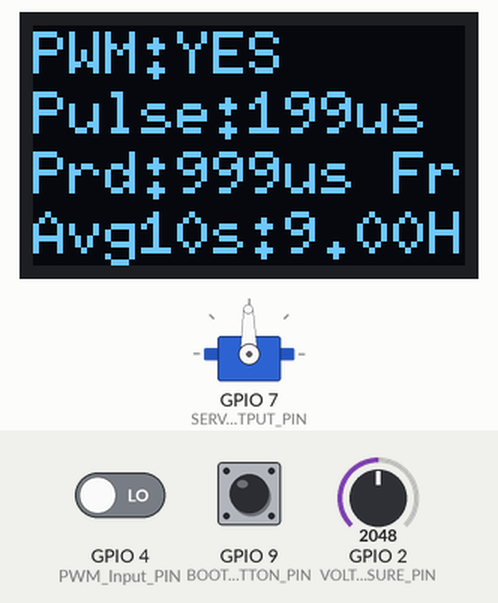
Bench run of a program on a simulated ESP32-C3. Shown: servo, 72×40 one-colour display. The test bench sets the inputs (shaded band); at power-on: GPIO 9 (BOOT_BUTTON_PIN) HIGH, GPIO 4 (PWM_Input_PIN) LOW, GPIO 2 (VOLTAGE_MEASURE_PIN) = 2048. Servo pulses on a pin are drawn as a servo (544–2400 µs = 0–180°); what the program prints to the serial monitor is not drawn.

Above: at 1.4 s.
At 2.5 s:
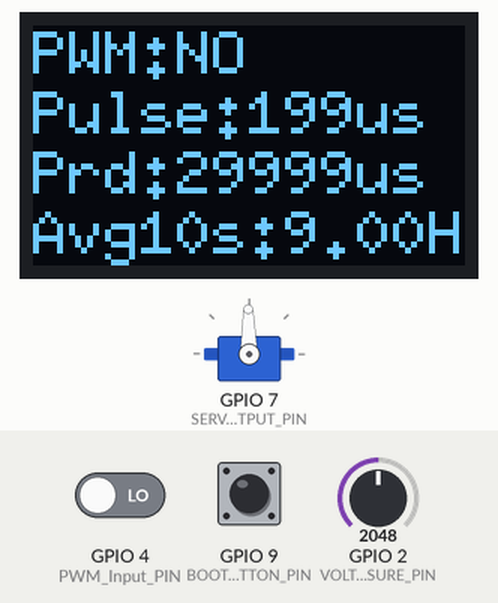
2.6 s: GPIO 9 (BOOT_BUTTON_PIN) pulled LOW for 0.15 s
4.4 s: GPIO 4 (PWM_Input_PIN) driven HIGH
At 5.16 s:
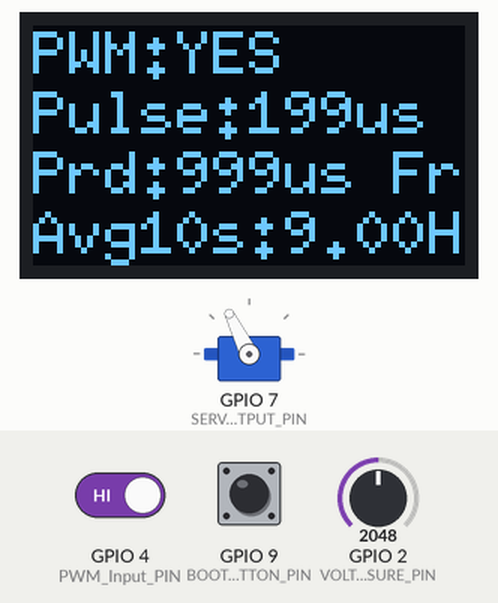
6.5 s: GPIO 4 (PWM_Input_PIN) driven LOW
At 7.0 s:
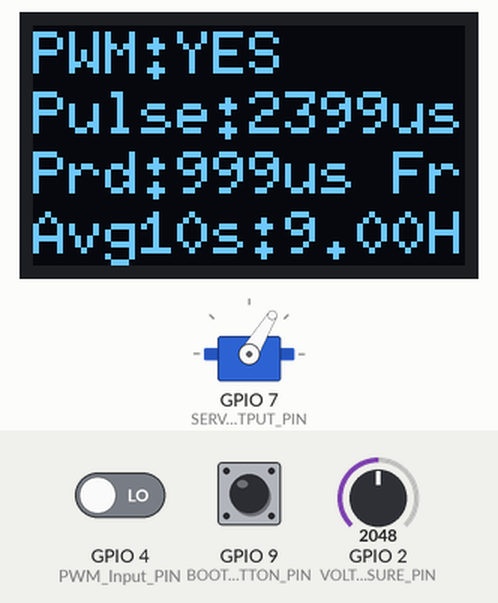
8.1 s: GPIO 9 (BOOT_BUTTON_PIN) pulled LOW for 1 s
10.6 s: GPIO 9 (BOOT_BUTTON_PIN) pulled LOW for 0.15 s
13.7 s: GPIO 4 (PWM_Input_PIN) driven HIGH
At 14.21 s:
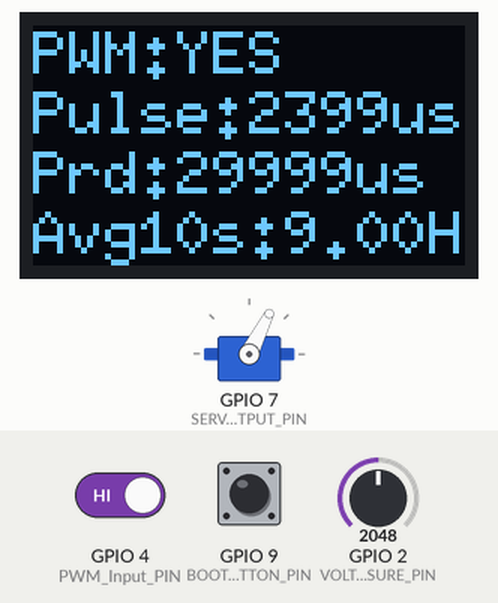
Timing chart, 0 to 17.7 s (numbered marks = the images above; inputs shaded):
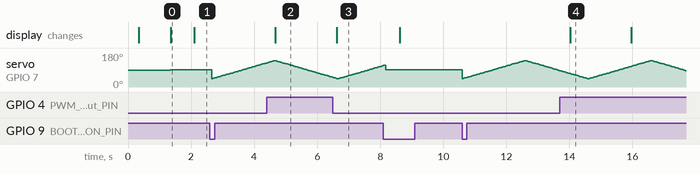

Measured:
- after the input at 4.4 s, the display: changes after 0.28 s (image 2)
- after the input at 6.5 s, the display: changes after 0.13 s (image 3)
- after the input at 13.7 s, the display: changes after 0.32 s (image 4)
- what the display in image 0 shows lasts 0.7 s, from 1.4 s to 2.1 s

The program:

main.cpp
```cpp
#include <Arduino.h>
#include <Wire.h>
#include "esp_timer.h"
#include <deque>

// Board used: Abrobot ESP32-C3 with tiny OLED https://www.espboards.dev/esp32/esp32-c3-oled-042/
//             or Seeed Xiao ESP32 C3 with Adafruit_SSD1306 display
//
// Define the board in platformio.ini to select the correct display library and pin definitions
// [e.g., env:esp32-c3-Abrobot-OLED or env:esp32-c3-Seeed_Xiao]

#define SERVO_PWM_FREQ 50 // 50 Hz servo frequency
#define SERVO_PERIOD_US 20000 // 20ms period for 50Hz (1000000/50)
#define SERVO_MIN_PULSE 1000 // minimum pulse width in microseconds
#define SERVO_CENTER_PULSE 1500 // center position in microseconds
#define SERVO_MAX_PULSE 2000 // maximum pulse width in microseconds
#define SERVO_SWEEP_TIME_MS 2000 // 2 seconds for full sweep
#define BOOT_BUTTON_PIN 9 // ESP32-C3 boot button pin
//#define SCREEN_WIDTH 72
//#define SCREEN_HEIGHT 40
#define OLED_ADDR 0x3C
#define VOLTAGE_MEASURE_RATE_HZ 4 // 4 Hz measurement rate
#define VOLTAGE_DIVIDER_RATIO 3.6f // voltage divider ratio for A2 adjust this based on your resistor values and measurement


#ifdef SeeedXiao // Seeed Xiao ESP32 C3 with Adafruit_SSD1306 display
  #include <Adafruit_GFX.h>
  #include <Adafruit_SSD1306.h>
  #define WIRE Wire
  #define SDA 9
  #define SCL 10
  #define SCREEN_WIDTH 128 // OLED display width, in pixels
  #define SCREEN_HEIGHT 64 // OLED display height, in pixels
  #define PWM_Input_PIN 4 // default input pin for servo signal (change as needed)
  #define VOLTAGE_MEASURE_PIN A2 // analog input for voltage measurement
  #define SERVO_OUTPUT_PIN 7 // PWM output pin for servo control
  // Derived class to add drawStr clearbuffer sendBuffer member functions
  class MyDisplay : public Adafruit_SSD1306 {
  public:
    MyDisplay(uint16_t w, uint16_t h) : Adafruit_SSD1306(w, h) {}
      void drawStr(uint8_t hor, uint8_t ver, const char * str) {
      setCursor(hor, ver);
      print(str);
    }
    void clearBuffer(void) {
      clearDisplay();
    }
    void sendBuffer(void) {
      display();
    }
  };
  MyDisplay display = MyDisplay(128, 64);
#endif


#ifdef Abrobot
  #include <U8g2lib.h>
  #define SDA 5
  #define SCL 6
  #define SCREEN_WIDTH 72  // OLED display width, in pixels
  #define SCREEN_HEIGHT 40 // OLED display height, in pixels
  #define PWM_Input_PIN 4 // default input pin for servo signal (change as needed)
  #define VOLTAGE_MEASURE_PIN A2 // analog input for voltage measurement
  #define SERVO_OUTPUT_PIN 7 // PWM output pin for servo control
// Use this constructor for Abrobot Display
  U8G2_SH1106_72X40_WISE_F_HW_I2C display(U8G2_R0, U8X8_PIN_NONE, SCL, SDA);
#endif


portMUX_TYPE mux = portMUX_INITIALIZER_UNLOCKED;

volatile int64_t lastRising = 0;     // timestamp of last rising edge (us)
volatile int64_t lastPeriod = 0;     // period between last two rising edges (us)
volatile int64_t lastPulseWidth = 0; // last measured pulse width (us)
volatile int64_t sawSignalLast = 0;   // timestamp of last sawSignal (us)

// Samples of (timestamp_us, period_us) for last 60 seconds
std::deque<std::pair<int64_t,int64_t>> periodSamples;
int64_t lastLoggedPeriod = 0;

// Voltage measurement variables
volatile float lastMeasuredVoltage = 0.0f;
int64_t lastVoltageMeasureTime = 0;
int64_t voltageMeasureInterval = 1000000LL / VOLTAGE_MEASURE_RATE_HZ; // microseconds between measurements

// Servo output variables
int servoMode = 1; // 1 = fixed center, 2 = sweep
volatile int servoPulseWidth = SERVO_CENTER_PULSE; // current servo pulse width in microseconds
int64_t lastBootButtonCheck = 0;
int64_t bootButtonCheckInterval = 100000LL; // 100ms debounce interval
bool lastBootButtonState = HIGH;
int64_t servoSweepStartTime = 0;

// Print buffer
#define printBufSize 200
char printBuf[printBufSize ]="";

void IRAM_ATTR signal_isr() {   // interrupt service routine to measure PWM period and PWM Pulse high width
  int level = digitalRead(PWM_Input_PIN);
  int64_t now = esp_timer_get_time();
  portENTER_CRITICAL_ISR(&mux);
  if (level == HIGH) {
    if (lastRising != 0) {
      lastPeriod = now - lastRising;    // lastPeriod is the time between last two rising edges = result(period)
    }
    lastRising = now;
    sawSignalLast = now;
  } else {
    // falling edge -> pulse width
    if (lastRising != 0) {
      lastPulseWidth = now - lastRising; // lastPulseWidth is the time between rising and falling edge = result(pulse width)
      sawSignalLast = now;
    }
  }
  portEXIT_CRITICAL_ISR(&mux);
}

float measureVoltage() {
  // Read ADC value from pin A2 (0-4095 for ESP32)
  int rawValue = analogRead(VOLTAGE_MEASURE_PIN);
  // ESP32 uses 12-bit ADC, full scale is typically 3.3V (or higher with attenuation)
  // Convert to voltage: rawValue / 4095 * 3.3V * voltage_divider_ratio
  float voltage = (rawValue / 4095.0f) * 3.3f * VOLTAGE_DIVIDER_RATIO;
  return voltage;
}

void updateServoOutput() {
  // Calculate servo pulse width based on mode
  int64_t now = esp_timer_get_time();

  if (servoMode == 1) {
    // Mode 1: Fixed center position (1500us)
    servoPulseWidth = SERVO_CENTER_PULSE;
  } else if (servoMode == 2) {
    // Mode 2: Sweep from 1000us to 2000us and back in 2 seconds
    int64_t elapsedMs = (now - servoSweepStartTime) / 1000LL;
    int64_t sweepCycleMs = SERVO_SWEEP_TIME_MS * 2; // up and down = 2 cycles
    int64_t positionInCycle = elapsedMs % sweepCycleMs;

    if (positionInCycle < SERVO_SWEEP_TIME_MS) {
      // Sweep up from MIN to MAX
      float progress = (float)positionInCycle / (float)SERVO_SWEEP_TIME_MS;
      servoPulseWidth = SERVO_MIN_PULSE + (int)(progress * (SERVO_MAX_PULSE - SERVO_MIN_PULSE));
    } else {
      // Sweep down from MAX to MIN
      float progress = (float)(positionInCycle - SERVO_SWEEP_TIME_MS) / (float)SERVO_SWEEP_TIME_MS;
      servoPulseWidth = SERVO_MAX_PULSE - (int)(progress * (SERVO_MAX_PULSE - SERVO_MIN_PULSE));
    }
  }

  // Write servo PWM pulse using ledcWrite
  uint16_t dutyCycle = (uint16_t)((servoPulseWidth * 1024) / SERVO_PERIOD_US);
  ledcWrite(0, dutyCycle);

}

void checkBootButtonMode() {
  // Check boot button for mode switching (debounced)
  int64_t now = esp_timer_get_time();
  if (now - lastBootButtonCheck >= bootButtonCheckInterval) {
    lastBootButtonCheck = now;
    bool buttonState = digitalRead(BOOT_BUTTON_PIN);

    // Detect falling edge (button pressed)
    if (buttonState == LOW && lastBootButtonState == HIGH) {
      // Mode switch
      if (servoMode == 1) {
        servoMode = 2;
        servoSweepStartTime = now;
        Serial.println("Servo Mode switched to 2: SWEEP");
      } else {
        servoMode = 1;
        Serial.println("Servo Mode switched to 1: CENTER");
      }
    }
    lastBootButtonState = buttonState;
  }
}

void limitValues(int64_t &pulse, int64_t &period, float &freqHz, float &avgFreq10, int64_t &minPeriod, int64_t &maxPeriod, bool PWM_present) {
  // Limit the values to prevent display overrun & set default values when no PWM_present
  if (pulse > 2399) pulse = 2399;
  else if ((pulse < 199) || !PWM_present) pulse = 199;

  if ((period > 29999) || !PWM_present) period = 29999;
  else if (period < 999) period = 999;

  if (freqHz > 999) freqHz = 999;
  else if ((freqHz < 9) || !PWM_present) freqHz = 9;

  if (avgFreq10 > 999) avgFreq10 = 999;
  else if ((avgFreq10 < 9) || !PWM_present) avgFreq10 = 9;

  if ((minPeriod > 29999) || !PWM_present) minPeriod = 29999;
  else if (minPeriod < 999) minPeriod = 999;

  if ((maxPeriod > 29999) || !PWM_present) maxPeriod = 29999;
  else if (maxPeriod < 999) maxPeriod = 999;
}

void updateSerial(bool PWM_present, int64_t pulse, int64_t period, float freqHz, float avgFreq10, int64_t minPeriod, int64_t maxPeriod) {
  // Output to serial
  if (PWM_present) {
    snprintf(printBuf, printBufSize, "   Pulse=%5dus Period=%6dus Freq=%6.2fHz Avg10s=%6.2fHz Min60s=%6dus Max60s=%6dus Voltage=%3.2fV | Servo: Mode=%d PulseOut=%dus",
            (int)pulse, (int)period, freqHz, avgFreq10, (int)minPeriod, (int)maxPeriod, lastMeasuredVoltage, servoMode, servoPulseWidth);
  } else {
    snprintf(printBuf, printBufSize, "NO Pulse=%5dus Period=%6dus Freq=%6.2fHz Avg10s=%6.2fHz Min60s=%6dus Max60s=%6dus Voltage=%3.2fV | Servo: Mode=%d PulseOut=%dus",
            (int)pulse, (int)period, freqHz, avgFreq10, (int)minPeriod, (int)maxPeriod, lastMeasuredVoltage, servoMode, servoPulseWidth);
  }
  Serial.println(printBuf);
}

void updateDisplay(bool PWM_present, int64_t pulse, int64_t period, float freqHz, float avgFreq10) {
  // Update OLED display
  display.clearBuffer();
  snprintf(printBuf, printBufSize, "PWM:%s", PWM_present ? "YES" : "NO");
  display.drawStr(0, 8, printBuf);
  snprintf(printBuf, printBufSize, "Pulse:%dus", (int)pulse);
  display.drawStr(0, 18, printBuf);
  snprintf(printBuf, printBufSize, "Prd:%dus Freq:%.2f", (int)period, freqHz);
  display.drawStr(0, 28, printBuf);
  snprintf(printBuf, printBufSize, "Avg10s:%.2fHz", avgFreq10);
  display.drawStr(0, 38, printBuf);
  snprintf(printBuf, printBufSize, "Volt:%3.2fV M%d:%dus", lastMeasuredVoltage, servoMode, servoPulseWidth);
  display.drawStr(0, 48, printBuf);
  display.sendBuffer();
}

void setup() {

  Serial.begin(115200);
  delay(100);
  Serial.println("Starting setup() in Servo Signal Analyzer");
  pinMode(PWM_Input_PIN, INPUT);
  pinMode(VOLTAGE_MEASURE_PIN, INPUT);
  pinMode(BOOT_BUTTON_PIN, INPUT_PULLUP);
  pinMode(SERVO_OUTPUT_PIN, OUTPUT);

  // Configure PWM for servo output on pin 7
  // Using ledcSetup and ledcAttachPin for ESP32 PWM
  // Use 10-bit resolution (0-1023) for better frequency compatibility at 50Hz
  ledcSetup(0, SERVO_PWM_FREQ, 10); // channel 0, 50Hz, 10-bit resolution
  ledcAttachPin(SERVO_OUTPUT_PIN, 0);
  ledcWrite(0, 75); // Initial 1500us pulse = 1500/20000 * 1024 = 76.8
  // Set initial servo position
  servoPulseWidth = SERVO_CENTER_PULSE;
  servoSweepStartTime = esp_timer_get_time();

  attachInterrupt(digitalPinToInterrupt(PWM_Input_PIN), signal_isr, CHANGE); // activate measurement ISR
  Serial.println("Measurement Interrupt attached");
  Serial.println("Servo output configured on pin 7 at 50Hz");
  delay(200);
#ifdef SeeedXiao
  WIRE.begin(SDA,SCL);
  delay(100);
  display.begin(SSD1306_SWITCHCAPVCC, 0x3C); // Address 0x3C for 128x32
  display.display();
  delay(100);
  display.setTextColor(SSD1306_WHITE);
  display.setTextSize(1);
  display.clearDisplay();
  display.drawStr(0, 0, "Servo Signal Tester");
  display.display();
#endif
#ifdef Abrobot
  display.begin();
  display.setContrast(255);
  display.setFont(u8g2_font_6x10_tr);
  display.firstPage();
  display.drawStr(0, 0, "Servo Signal Tester");
#endif
  delay(1000);

  Serial.println("Display setup & complete setup() done");
}
uint32_t i=0;
int64_t lastDisplayUpdateTime = 0;

void loop() {
  int64_t period, pulse, last_PWM_Edge;
  bool PWM_present = false;
  uint64_t now = esp_timer_get_time();

  i++;
  // Check boot button for mode switching
  checkBootButtonMode();

  // Update servo output
  updateServoOutput();

  // Voltage measurement at 4 Hz rate
  if (now - lastVoltageMeasureTime >= voltageMeasureInterval) {
    lastMeasuredVoltage = measureVoltage();
    lastVoltageMeasureTime = now;
  }

  // Read volatile variables safely
  portENTER_CRITICAL(&mux);
  period = lastPeriod;
  pulse = lastPulseWidth;
  last_PWM_Edge = sawSignalLast;
  portEXIT_CRITICAL(&mux);

  now = esp_timer_get_time();
  PWM_present = (now - last_PWM_Edge < 2000000LL);

  // Calculate frequency
  float freqHz = 0.0;
  if (period > 0) freqHz = 1000000.0f / (float)period;

  // Update period samples
  if (period > 0 && period != lastLoggedPeriod) {
    periodSamples.emplace_back(now, period);
    lastLoggedPeriod = period;
  }

  // Remove old samples (60s window)
  int64_t windowStart = now - 60000000LL;
  while (!periodSamples.empty() && periodSamples.front().first < windowStart) {
    periodSamples.pop_front();
  }

  // Calculate min/max period
  int64_t minPeriod = 0, maxPeriod = 0;
  if (!periodSamples.empty()) {
    minPeriod = periodSamples.front().second;
    maxPeriod = periodSamples.front().second;
    for (const auto &p : periodSamples) {
      if (p.second < minPeriod) minPeriod = p.second;
      if (p.second > maxPeriod) maxPeriod = p.second;
    }
  }

  // Calculate 10-second average frequency
  uint64_t window10Start = now - 10000000LL;
  uint64_t sumPeriod10 = 0;
  size_t count10 = 0;
  for (const auto &p : periodSamples) {
    if (p.first >= window10Start) {
      sumPeriod10 += p.second;
      ++count10;
    }
  }

  float avgFreq10 = 0.0f;
  if (count10 > 0) {
    uint64_t avgPeriod10 = sumPeriod10 / (int64_t)count10;
    if (avgPeriod10 > 0) avgFreq10 = 1000000.0f / (float)avgPeriod10;
  }

  // Update display at 4 Hz rate
  if (now - lastDisplayUpdateTime > 250000LL) {
    lastDisplayUpdateTime = now;


    // Limit values for display
    limitValues(pulse, period, freqHz, avgFreq10, minPeriod, maxPeriod, PWM_present);

    // Update serial output and display separately
    updateSerial(PWM_present, pulse, period, freqHz, avgFreq10, minPeriod, maxPeriod);
    updateDisplay(PWM_present, pulse, period, freqHz, avgFreq10);
  }
}
```
